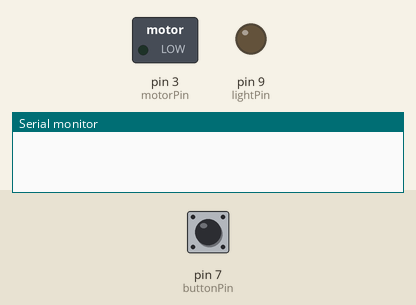
The sketch below on a simulated Arduino Uno, built with avr-gcc and run on an emulated ATmega328P. On the bench: switched loads named in the sketch (green lamp = pin HIGH), output pins drawn as LEDs (lit = HIGH), the last lines printed to the serial monitor. Inputs (shaded band) come from the test bench; at power-on: pin 7 (buttonPin) LOW.

Above: at 1.2 s.
1.3 s: pin 7 (buttonPin) pulled HIGH for 0.15 s
2.9 s: pin 7 (buttonPin) pulled HIGH for 1 s
At 3.05 s:
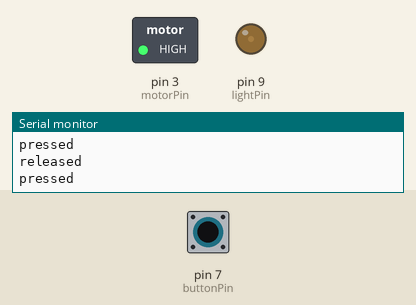
5.4 s: pin 7 (buttonPin) pulsed HIGH 5 times (0.12 s each, 0.3 s apart)
At 7.9 s:
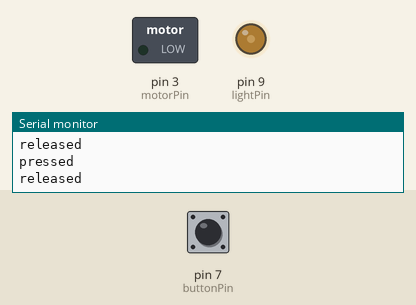
8.4 s: pin 7 (buttonPin) pulsed HIGH 5 times (0.12 s each, 0.3 s apart)
At 10.4 s:
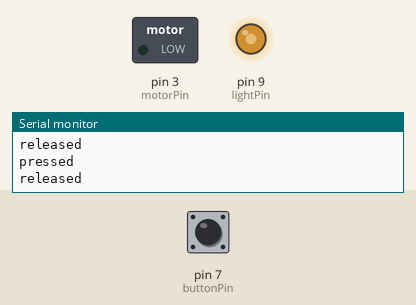
Timing chart, 0 to 11.9 s (numbered marks = the images above; inputs shaded):
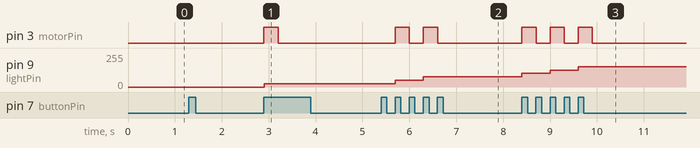

The sketch:

button_pressed_handshake.ino
```cpp
//Button Press Detection - single message

int buttonPin = 7;
boolean currentState = LOW;//stroage for current button state
boolean lastState = LOW;//storage for last button state
int val;
int numberPressed = 0;
int ledBrightness = 0;
int lightPin = 9;
const int motorPin = 3;
unsigned long timeOfRecording;


void setup(){
  pinMode(buttonPin, INPUT);//this time we will set the pin as INPUT
  Serial.begin(9600);//initialize Serial connection
//  establishContact();
  pinMode(motorPin, OUTPUT);

}

void loop(){

  //button pressing
    currentState = digitalRead(buttonPin);
    if (currentState == HIGH && lastState == LOW){//if button has just been pressed
      Serial.println("pressed");
      numberPressed ++;
       if(numberPressed%2 == 0){
         ledBrightness = ledBrightness + 1;
         timeOfRecording = millis();
           digitalWrite(motorPin, HIGH);
       }
      delay(1);//crude form of button debouncing
    } else if(currentState == LOW && lastState == HIGH){
      Serial.println("released");
      delay(1);//crude form of button debouncing
    }
  lastState = currentState;
  if(millis() > timeOfRecording + 300 ){
      digitalWrite(motorPin, LOW);
  }

 analogWrite(lightPin ,map(ledBrightness,0, 10, 0, 255));

}
```

Measured:
- after the input at 2.9 s, pin 3 (motorPin): LOW → HIGH at once, → LOW 0.30 s later; pin 9 (lightPin): 0/255 → 25/255 at once
- after the input at 5.4 s, pin 3 (motorPin): alternates HIGH for 0.30 s and LOW for 0.30 s, 4 changes in all, then stays LOW, starting after 0.30 s; pin 9 (lightPin): 25/255 → 51/255 after 0.30 s, → 76/255 0.60 s later
- after the input at 8.4 s, pin 3 (motorPin): alternates HIGH for 0.30 s and LOW for 0.30 s, 6 changes in all, then stays LOW, starting at once; pin 9 (lightPin): 76/255 → 102/255 at once, → 127/255 0.60 s later, → 153/255 0.60 s later
